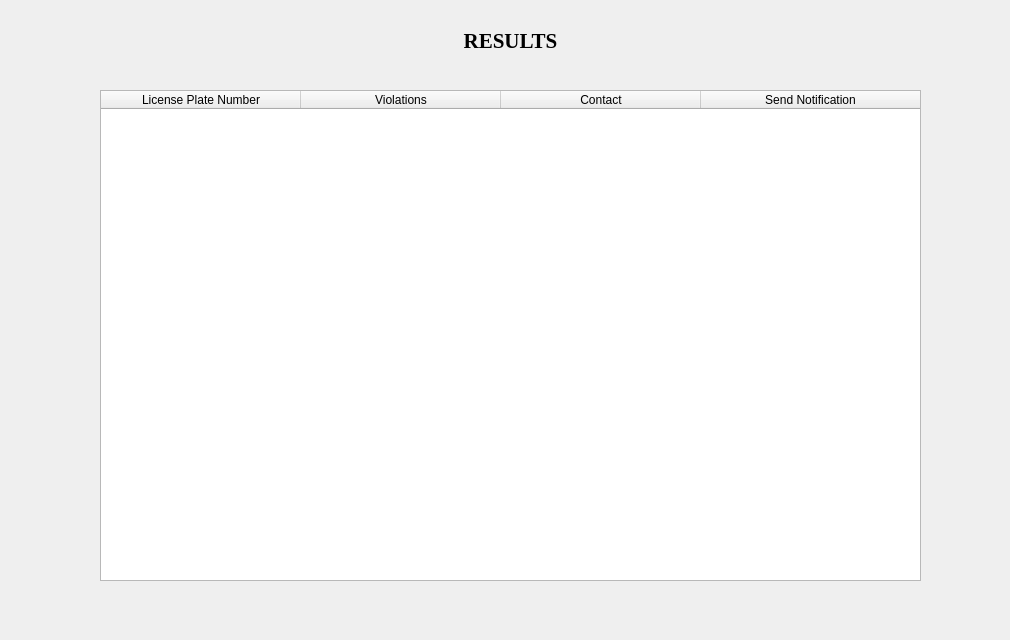
<?xml version="1.0" encoding="UTF-8"?>
<ui version="4.0">
 <class>Form</class>
 <widget class="QWidget" name="Form">
  <property name="geometry">
   <rect>
    <x>0</x>
    <y>0</y>
    <width>1010</width>
    <height>640</height>
   </rect>
  </property>
  <property name="windowTitle">
   <string>Results</string>
  </property>
  <widget class="QTableWidget" name="tableWidget">
   <property name="geometry">
    <rect>
     <x>100</x>
     <y>90</y>
     <width>821</width>
     <height>491</height>
    </rect>
   </property>
   <property name="wordWrap">
    <bool>false</bool>
   </property>
   <property name="columnCount">
    <number>4</number>
   </property>
   <attribute name="horizontalHeaderCascadingSectionResizes">
    <bool>true</bool>
   </attribute>
   <attribute name="horizontalHeaderDefaultSectionSize">
    <number>200</number>
   </attribute>
   <attribute name="horizontalHeaderShowSortIndicator" stdset="0">
    <bool>true</bool>
   </attribute>
   <attribute name="horizontalHeaderStretchLastSection">
    <bool>true</bool>
   </attribute>
   <column>
    <property name="text">
     <string>License Plate Number</string>
    </property>
   </column>
   <column>
    <property name="text">
     <string>Violations</string>
    </property>
   </column>
   <column>
    <property name="text">
     <string>Contact</string>
    </property>
   </column>
   <column>
    <property name="text">
     <string>Send Notification</string>
    </property>
   </column>
  </widget>
  <widget class="QLabel" name="label">
   <property name="geometry">
    <rect>
     <x>400</x>
     <y>20</y>
     <width>221</width>
     <height>41</height>
    </rect>
   </property>
   <property name="font">
    <font>
     <family>Times New Roman</family>
     <pointsize>16</pointsize>
     <weight>75</weight>
     <bold>true</bold>
    </font>
   </property>
   <property name="text">
    <string>RESULTS</string>
   </property>
   <property name="alignment">
    <set>Qt::AlignCenter</set>
   </property>
  </widget>
 </widget>
 <resources/>
 <connections/>
</ui>
